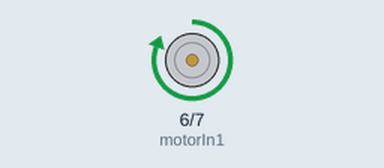
Bench run of a sketch on a simulated Arduino Uno, built with avr-gcc and run on an emulated ATmega328P. Shown: motor-driver pin pairs drawn as motors (green arrow = first pin HIGH = forward, orange = second pin HIGH = backward, longer = more drive, scaled by the enable pin).

Above: at 1.0 s.
At 5.0 s:
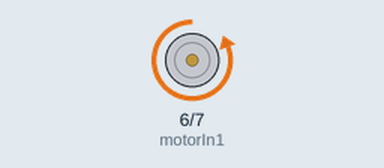
At 9.0 s:
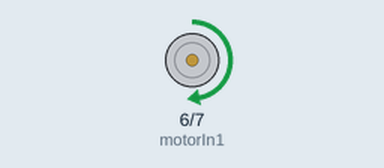
At 19.0 s:
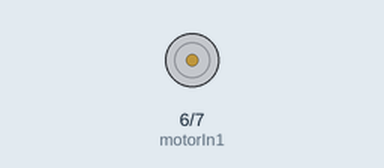
Timing chart, 0 to 20.8 s (numbered marks = the images above):
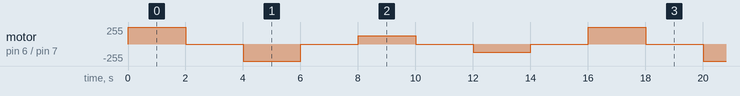

Measured:
- by itself, motor on pin 6 (motorIn1) / pin 7 (motorIn2): repeats every 16.0 s: stopped 2.0 s, backward 255/255 2.0 s, stopped 2.0 s, forward 127/255 2.0 s, stopped 2.0 s, backward 127/255 2.0 s, stopped 2.0 s, forward 255/255 2.0 s

The sketch:

dc_motor.ino
```cpp
// Define pin connections
const int motorEnable = 5;  // ENA (PWM) pin
const int motorIn1 = 6;     // Motor input pin 1 (IN1)
const int motorIn2 = 7;     // Motor input pin 2 (IN2)

// Define timing constants
const int runTime = 2000;   // Motor running time in milliseconds (2 seconds)
const int stopTime = 2000;  // Motor stop time in milliseconds (2 seconds)

// Define speed levels
const int fullSpeed = 255;  // Maximum speed for motor
const int halfSpeed = 127;  // Half speed for motor

void setup() {
  // Set motor pins as outputs
  pinMode(motorEnable, OUTPUT);
  pinMode(motorIn1, OUTPUT);
  pinMode(motorIn2, OUTPUT);
}

void loop() {
  // Clockwise at full speed
  digitalWrite(motorIn1, HIGH);
  digitalWrite(motorIn2, LOW);
  analogWrite(motorEnable, fullSpeed);
  delay(runTime);

  // Stop motor
  analogWrite(motorEnable, 0);
  delay(stopTime);

  // Anti-clockwise at full speed
  digitalWrite(motorIn1, LOW);
  digitalWrite(motorIn2, HIGH);
  analogWrite(motorEnable, fullSpeed);
  delay(runTime);

  // Stop motor
  analogWrite(motorEnable, 0);
  delay(stopTime);

  // Clockwise at half speed
  digitalWrite(motorIn1, HIGH);
  digitalWrite(motorIn2, LOW);
  analogWrite(motorEnable, halfSpeed);
  delay(runTime);

  // Stop motor
  analogWrite(motorEnable, 0);
  delay(stopTime);

  // Anti-clockwise at half speed
  digitalWrite(motorIn1, LOW);
  digitalWrite(motorIn2, HIGH);
  analogWrite(motorEnable, halfSpeed);
  delay(runTime);

  // Stop motor
  analogWrite(motorEnable, 0);
  delay(stopTime);

  // Loop back to the beginning of the pattern
}
```
